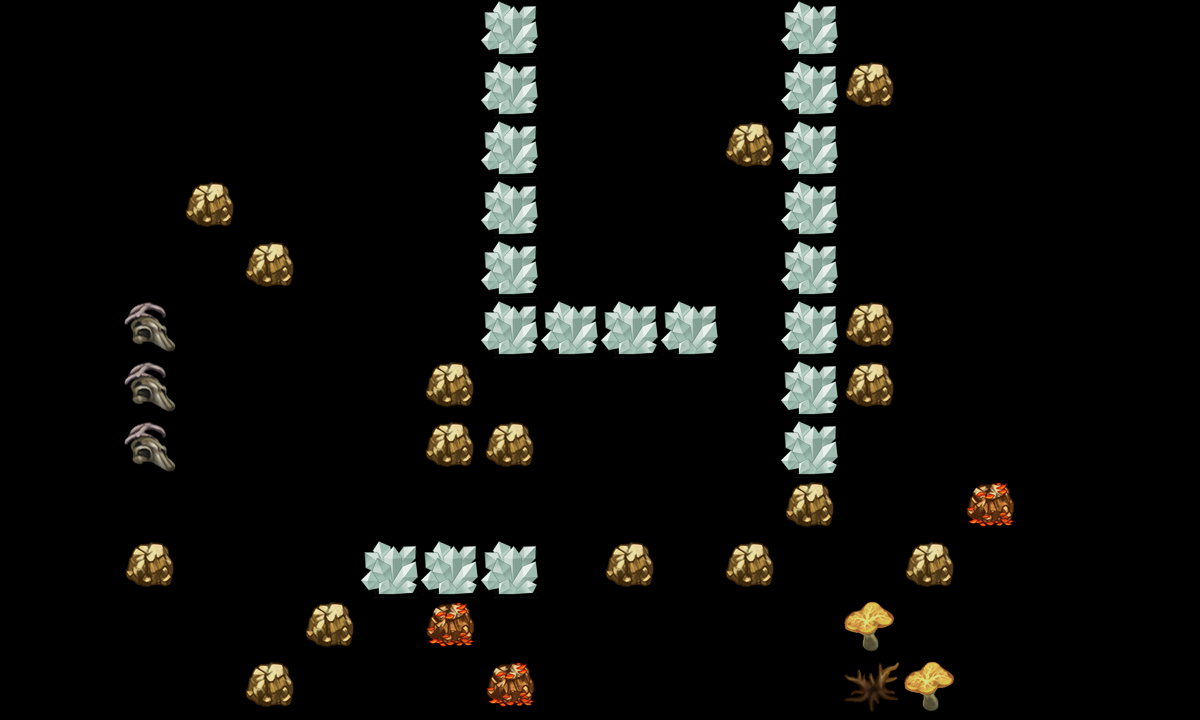

A 2D game scene composited from a Tiled map and its tileset images. What follows is a short description and the map's XML, with each tile layer's data collapsed to a summary:
An orthogonal 20x12 tile map with 60x60 px tiles, 2 tile layers (canDes, cannotDes) and 28 objects (re3, re1, re2, tankpoint, re4, ...).

<map version="1.0" orientation="orthogonal" width="20" height="12" tilewidth="60" tileheight="60">
 <tileset firstgid="1" name="tmw_desert_spacing" tilewidth="60" tileheight="60">
  <image source="tmw_desert_spacing.png" width="480" height="300" />
  <tile id="30">
   <properties>
    <property name="canDes" value="1" />
   </properties>
  </tile>
 </tileset>
 <layer name="canDes" width="20" height="12">
  <data>[240 cells, 25 non-empty, 5 distinct tile ids]</data>
 </layer>
 <layer name="cannotDes" width="20" height="12">
  <data>[240 cells, 20 non-empty, 1 distinct tile ids]</data>
 </layer>
 <objectgroup name="spawnPoints" width="20" height="12">
  <object name="re3" x="300" y="423" width="60" height="60" />
  <object name="re1" x="960" y="360" width="60" height="60" />
  <object name="re2" x="300" y="60" width="60" height="60" />
  <object name="tankpoint" x="574" y="618" width="60" height="60" />
  <object name="re4" x="900" y="178" width="60" height="60" />
  <object name="re5" x="300" y="300" width="60" height="60" />
  <object name="re6" x="600" y="420" width="60" height="60" />
  <object name="re7" x="720" y="600" width="60" height="60" />
  <object name="re8" x="941" y="41" width="55" height="55" />
 </objectgroup>
 <objectgroup name="roadPoints" width="20" height="12" visible="0">
  <object name="p1" x="300" y="597" width="60" height="60" />
  <object name="p2" x="301" y="359" width="60" height="60" />
  <object name="p3" x="600" y="360" width="60" height="60" />
  <object name="p4" x="600" y="120" width="60" height="60" />
  <object name="p5" x="1020" y="117" width="60" height="60" />
 </objectgroup>
 <objectgroup name="bossPoint" width="20" height="12" visible="0">
  <object name="boss1" x="240" y="60" width="60" height="60" />
 </objectgroup>
 <objectgroup name="buildingPoint" width="20" height="12">
  <object name="building1" x="543" y="55" width="120" height="120" />
 </objectgroup>
 <objectgroup name="endPoint" width="20" height="12">
  <object name="endpoint" x="360" y="180" width="60" height="60" />
 </objectgroup>
 <objectgroup name="morePoint" width="20" height="12">
  <object name="morepoint" x="240" y="360" width="60" height="60" />
 </objectgroup>
 <objectgroup name="minesPoint" width="20" height="12">
  <object name="mines1" x="720" y="360" width="60" height="60" />
  <object name="mines2" x="960" y="240" width="60" height="60" />
  <object name="mines3" x="840" y="120" width="60" height="60" />
  <object name="mines4" x="960" y="540" width="60" height="60" />
  <object name="mines5" x="660" y="660" width="60" height="60" />
  <object name="mines6" x="480" y="480" width="60" height="60" />
  <object name="mines7" x="300" y="540" width="60" height="60" />
  <object name="mines8" x="420" y="240" width="60" height="60" />
  <object name="mines9" x="240" y="180" width="60" height="60" />
  <object name="mines10" x="360" y="360" width="60" height="60" />
 </objectgroup>
</map>
